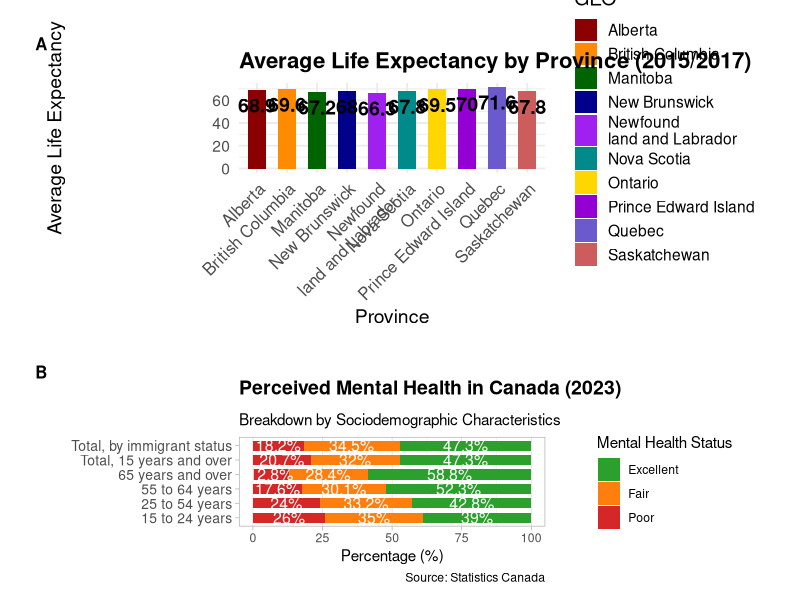
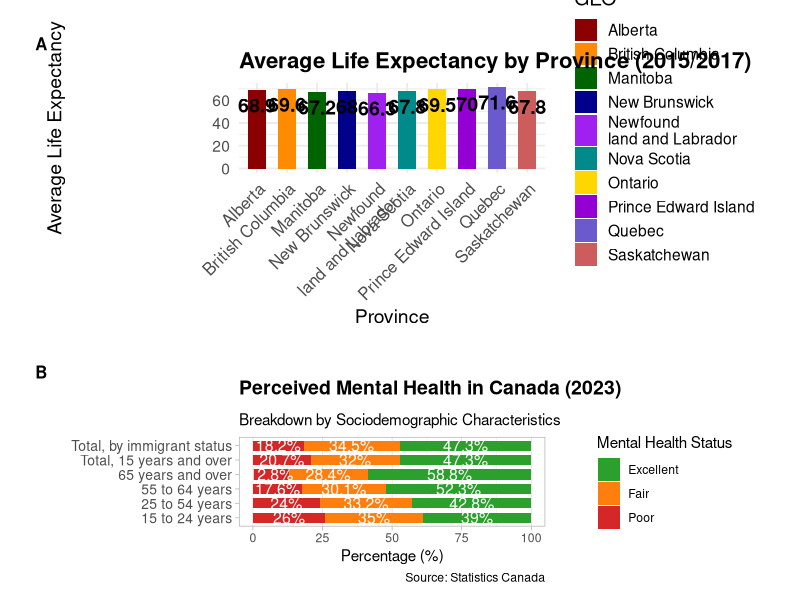

Recreate these plots in R, in order.
# ---------------------------------------------
# STEP 1: Load Required Libraries
# ---------------------------------------------
library(tidyverse)
library(ggplot2)
library(patchwork)
library(ggthemes)

# ---------------------------------------------
# STEP 2: Set Working Directory & Load Data
# ---------------------------------------------
setwd("C:/Users/pankaj/OneDrive/Documents/big data 2 project")

life_expectancy_data <- read_csv("1310037001_databaseLoadingData (1).csv")
mental_health_data <- read_csv("4510008001_databaseLoadingData.csv")

# ---------------------------------------------
# STEP 3: Data Cleaning
# ---------------------------------------------

## Life Expectancy Data Cleaning
life_expectancy_clean_provinces <- life_expectancy_data %>%
  separate(REF_DATE, into = c("Year_Start", "Year_End"), sep = "/", convert = TRUE) %>%
  pivot_longer(cols = c("Year_Start", "Year_End"), names_to = "Year_Column", values_to = "Year") %>%
  filter(Sex %in% c("Males", "Females"), `Age group` == "At birth", GEO != "Canada") %>%
  select(Year, GEO, Sex, VALUE) %>%
  rename(Life_Expectancy = VALUE) %>%
  drop_na(Year) %>%
  mutate(Year = as.numeric(Year))

# Calculate Average Life Expectancy by Province
average_life_expectancy <- life_expectancy_clean_provinces %>%
  group_by(GEO) %>%
  summarise(avg_life_expectancy = mean(Life_Expectancy, na.rm = TRUE))

# Adjust province names for better display
average_life_expectancy$GEO <- gsub("Newfoundland", "Newfound\nland", average_life_expectancy$GEO)

## Mental Health Data Cleaning
mental_health_clean <- tibble::tribble(
  ~Category, ~Mental_Health, ~Percent,
  "Total, 15 years and over", "Excellent", 47.3,
  "Total, 15 years and over", "Fair", 32.0,
  "Total, 15 years and over", "Poor", 20.7,
  "15 to 24 years", "Excellent", 39,
  "15 to 24 years", "Fair", 35,
  "15 to 24 years", "Poor", 26,
  "25 to 54 years", "Excellent", 42.8,
  "25 to 54 years", "Fair", 33.2,
  "25 to 54 years", "Poor", 24,
  "55 to 64 years", "Excellent", 52.3,
  "55 to 64 years", "Fair", 30.1,
  "55 to 64 years", "Poor", 17.6,
  "65 years and over", "Excellent", 58.8,
  "65 years and over", "Fair", 28.4,
  "65 years and over", "Poor", 12.8,
  "Total, by immigrant status", "Excellent", 47.3,
  "Total, by immigrant status", "Fair", 34.5,
  "Total, by immigrant status", "Poor", 18.2
)

# ---------------------------------------------
# STEP 4: Data Visualization
# ---------------------------------------------

## Life Expectancy Bar Chart
color_palette <- c("darkred", "darkorange", "darkgreen", "darkblue", "purple", "darkcyan", 
                   "gold", "darkviolet", "slateblue", "indianred", "seagreen", "crimson")

hale_plot <- ggplot(average_life_expectancy, aes(x = GEO, y = avg_life_expectancy, fill = GEO)) +
  geom_bar(stat = "identity", width = 0.6) +
  geom_text(aes(label = round(avg_life_expectancy, 1)), 
            vjust = ifelse(average_life_expectancy$avg_life_expectancy > 80, -0.5, 1.5),  
            color = "black", size = 5, fontface = "bold") +  
  theme_minimal(base_size = 14) +
  labs(title = "Average Life Expectancy by Province (2015/2017)", 
       x = "Province", y = "Average Life Expectancy") +
  theme(axis.text.x = element_text(angle = 45, hjust = 1, size = 12),
        axis.title = element_text(size = 14),
        plot.title = element_text(size = 16, face = "bold"),
        plot.margin = margin(20, 20, 20, 20)) +
  scale_fill_manual(values = color_palette)

## Mental Health Stacked Bar Chart
mental_health_colors <- c("Excellent" = "#2ca02c", "Fair" = "#ff7f0e", "Poor" = "#d62728")

mental_health_plot <- ggplot(mental_health_clean, aes(x = reorder(Category, -Percent), y = Percent, fill = Mental_Health)) +
  geom_col(width = 0.7, position = "stack") +  
  coord_flip() +
  labs(title = "Perceived Mental Health in Canada (2023)",
       subtitle = "Breakdown by Sociodemographic Characteristics",
       x = "", 
       y = "Percentage (%)",
       fill = "Mental Health Status",
       caption = "Source: Statistics Canada") +
  scale_fill_manual(values = mental_health_colors) +  
  geom_text(aes(label = paste0(Percent, "%")), position = position_stack(vjust = 0.5), size = 4, color = "white") +  
  theme_light() +
  theme(plot.title = element_text(face = "bold", size = 14, margin = margin(b = 10)),
        axis.text.y = element_text(size = 10),
        panel.grid.major.y = element_blank())

# ---------------------------------------------
# STEP 5: Combine Plots & Save Output
# ---------------------------------------------

final_plot <- hale_plot / mental_health_plot +
  plot_annotation(tag_levels = 'A') & 
  theme(plot.tag = element_text(face = "bold", size = 12))

# Ensure directory exists before saving
dir.create("C:/Users/pankaj/OneDrive/Documents/big data 2 project", recursive = TRUE, showWarnings = FALSE)

# Save as an image
ggsave("health_domain_infographic_fixed.png", plot = final_plot, width = 14, height = 12, dpi = 300, bg = "white")

# Display final visualization
print(final_plot)



